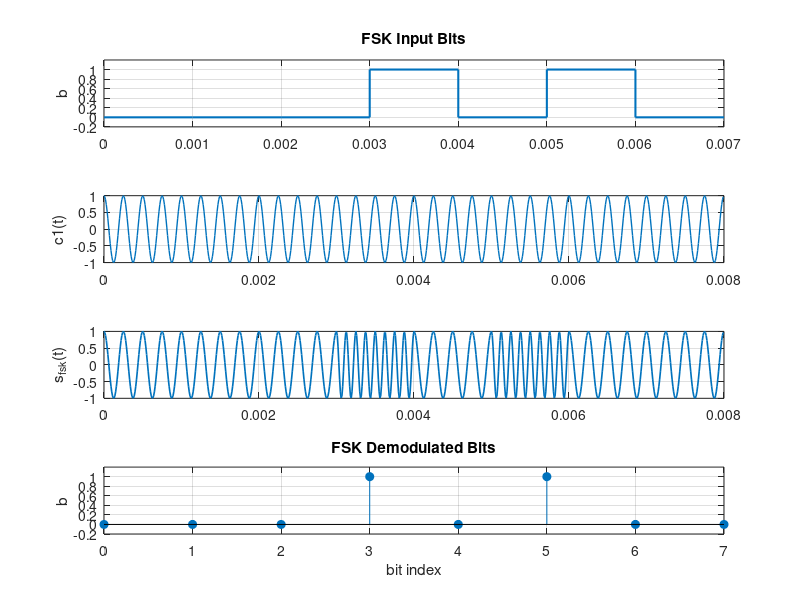

This chart was generated by the following MATLAB code:
clc;
clear;
close all;

% Parameters
Nb = 8;
Rb = 1e3;
Tb = 1/Rb;
fs = 100 * Rb;
ts = 1 / fs;
f1 = 4e3; % bit 0
f2 = 8e3; % bit 1

% Transmitter: bits
b = randi([0 1], 1, Nb);

t = 0:ts:(Nb * Tb - ts);

Ns = round(Tb/ts);   % IMPORTANT FIX

% NRZ (Octave-safe)
data_up = kron(b, ones(1, Ns));
data_up = data_up(1:length(t));

% FSK modulation
c1 = cos(2*pi*f1*t);
c2 = cos(2*pi*f2*t);

s_fsk = (data_up == 0).*c1 + (data_up == 1).*c2;

% Coherent Demodulation (FIXED)
b_hat = zeros(1, Nb);

for k = 1:Nb
    idx = (k-1)*Ns + 1 : k*Ns;

    t_bit = t(idx); % local time

    % Local carriers (IMPORTANT FIX)
    c1_bit = cos(2*pi*f1*t_bit);
    c2_bit = cos(2*pi*f2*t_bit);

    y1 = sum(s_fsk(idx).*c1_bit);
    y2 = sum(s_fsk(idx).*c2_bit);

    b_hat(k) = (y2 > y1); % detect bit 1
end

% Display check
disp('Input bits:');
disp(b);
disp('Demodulated bits:');
disp(b_hat);

% Plotting
figure;

subplot(4,1,1);
stairs((0:Nb-1)*Tb, b, 'LineWidth', 1.5);
ylim([-0.2 1.2]);
ylabel('b');
title('FSK Input Bits');
grid on;

subplot(4,1,2);
plot(t, c1, 'LineWidth', 1);
ylabel('c1(t)');
grid on;

subplot(4,1,3);
plot(t, s_fsk, 'LineWidth', 1.2);
ylabel('s_{fsk}(t)');
grid on;

subplot(4,1,4);
stem(0:Nb-1, b_hat, 'filled');
ylim([-0.2 1.2]);
xlabel('bit index');
ylabel('b');
title('FSK Demodulated Bits');
grid on;
